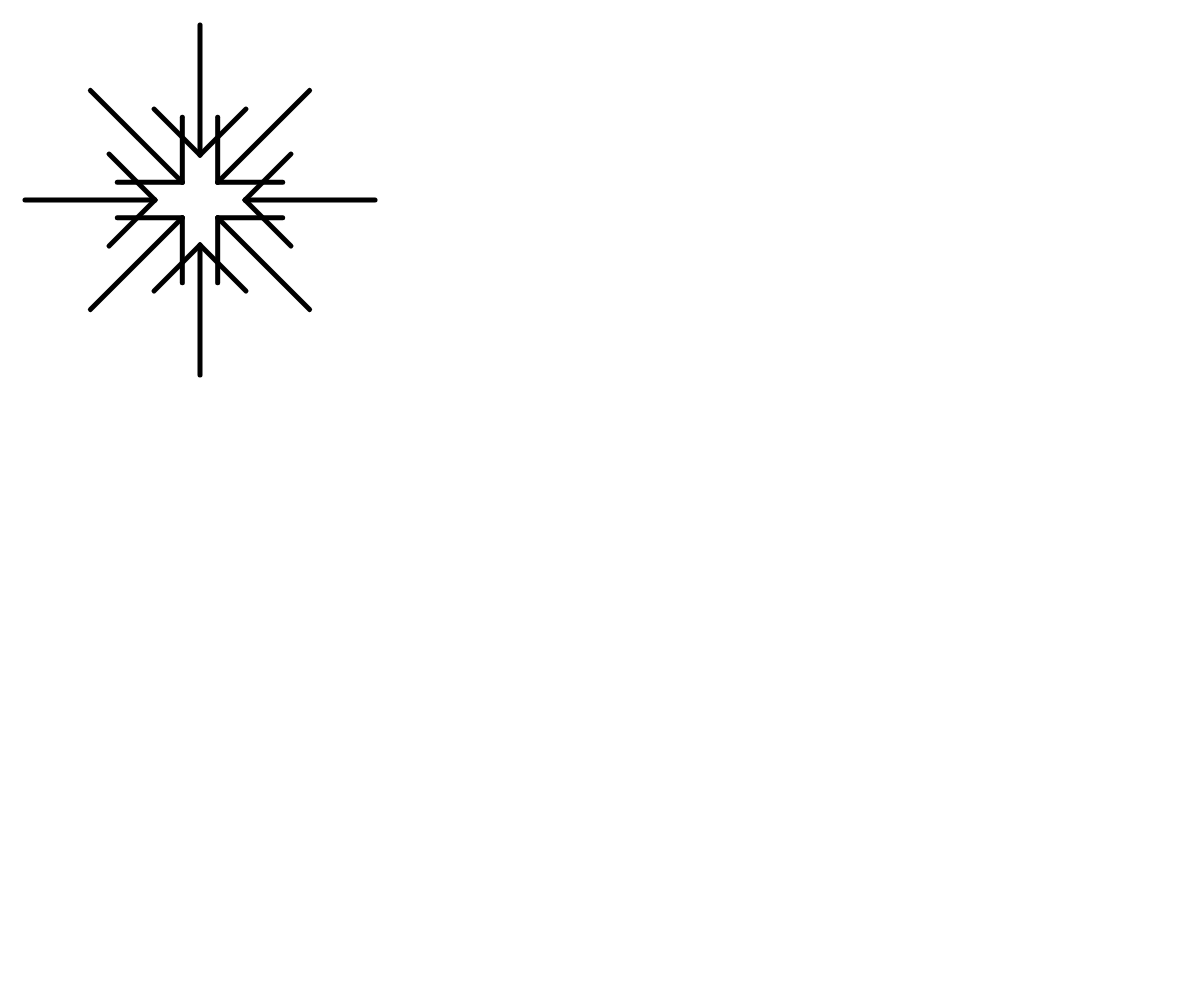
Frame 1 (no input)
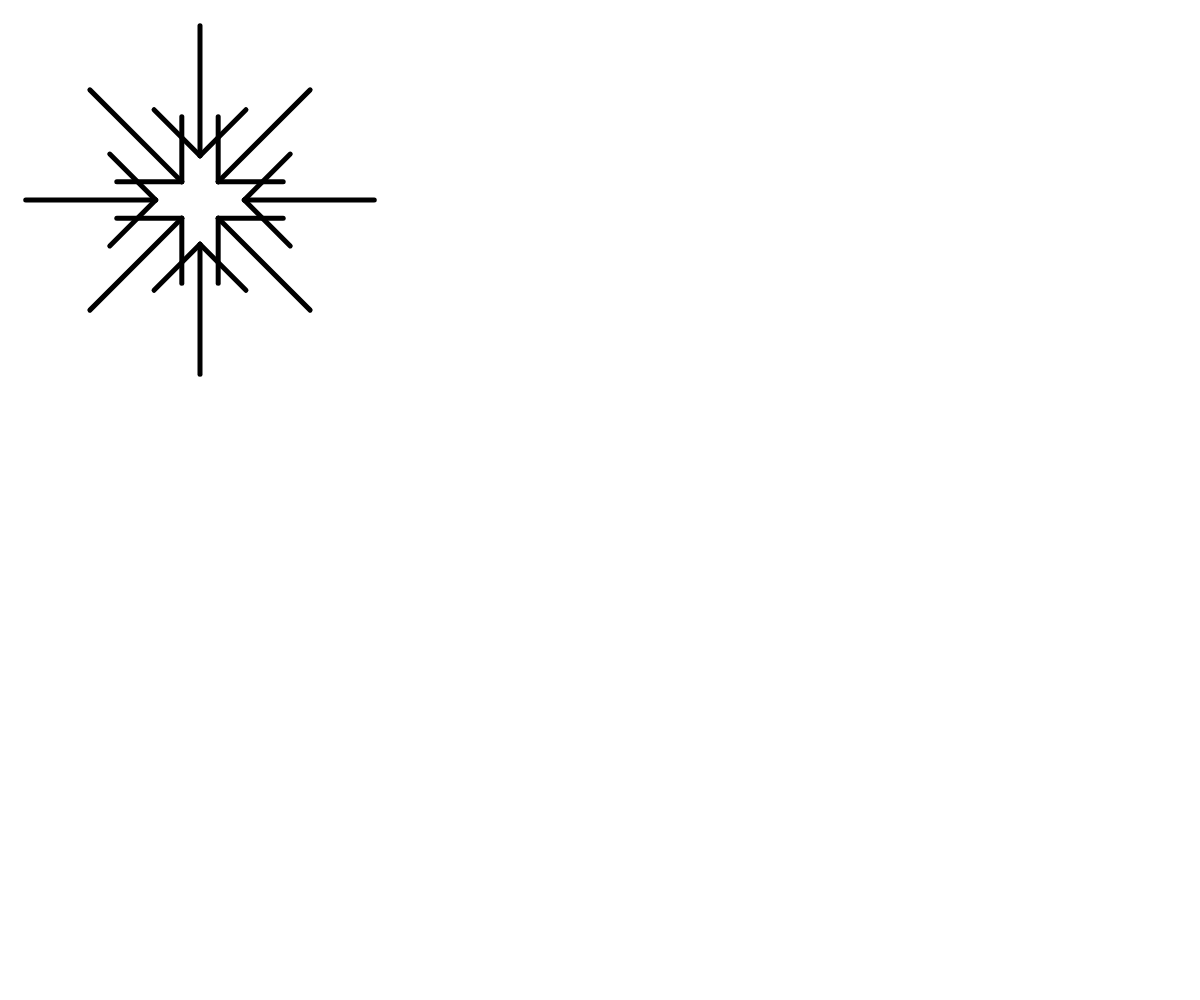
Frame 60 (no input)
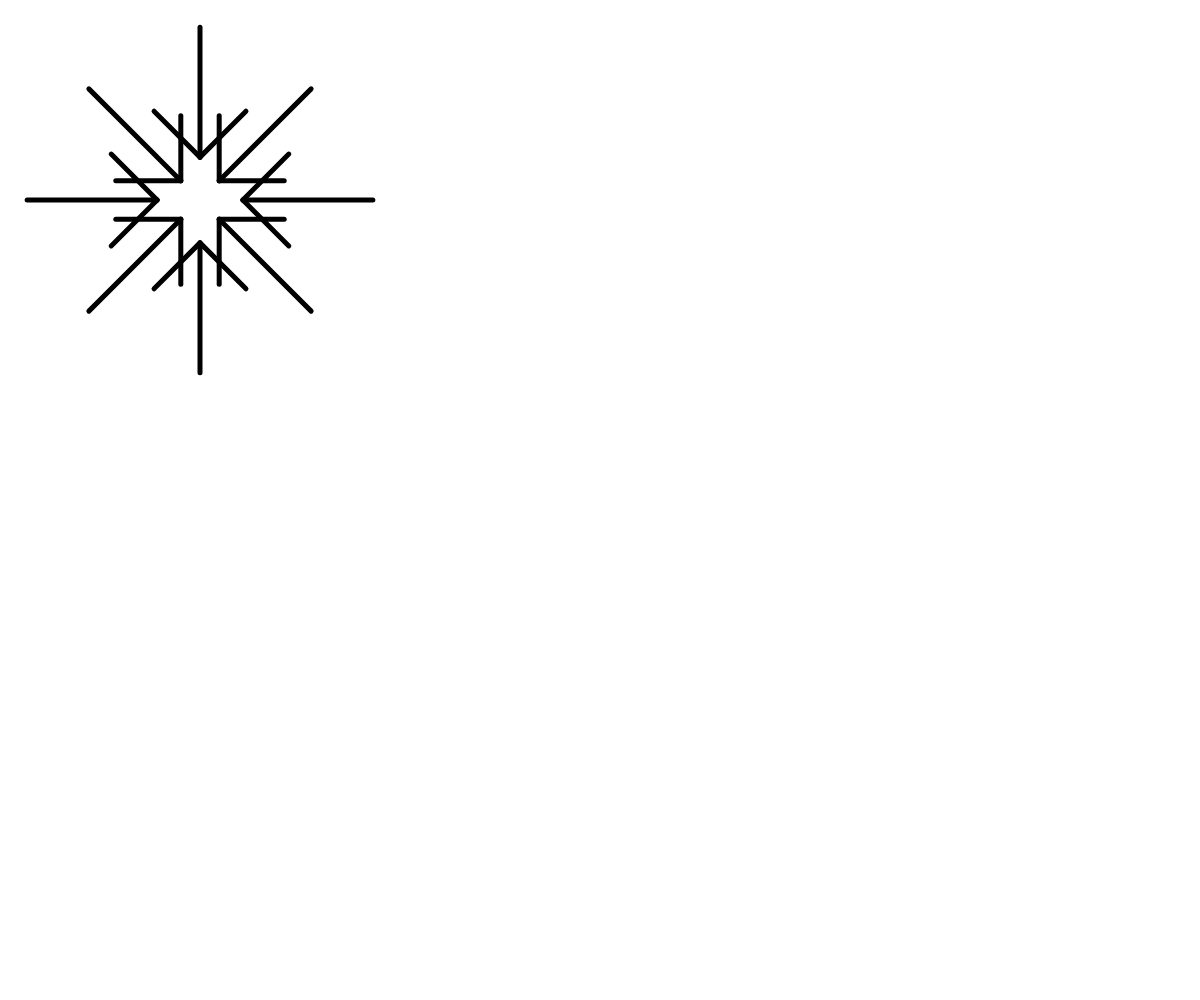
Frame 120 (the mouse pressed at the canvas centre since frame 60)

The p5.js sketch that drew these frames (run headless with seeded random() and noise() and a simulated clock; from frame 60 on, the mouse is pressed at the canvas centre):

// p5.js sketch
// ── sketch.js
var cX = 200;
var cY = 200;

var r0 = 10; // inner
var r1 = 35;
var r2 = 130; // arrow size
var r3 = 65; // wing size

function setup() {
	createCanvas(windowWidth, windowHeight);
    strokeWeight(5);
    noFill();
    frameRate(24);
}

function drawArrow(theta, ratio) {
    inner = r1 + (ratio * r0);
    outer = inner + r2; 
    x0 = inner * cos(theta);
    y0 = inner * sin(theta);
    x1 = outer * cos(theta);
    y1 = outer * sin(theta);
    line(x0, y0, x1, y1);
    push();
    translate(x0, y0);
    theta1 = theta + PI/4;
    theta2 = theta - PI/4;
    x1 = r3 * cos(theta1); 
    y1 = r3 * sin(theta1); 
    line(0, 0, x1, y1);
    x2 = r3 * cos(theta2); 
    y2 = r3 * sin(theta2); 
    line(0, 0, x2, y2);
    pop();
}

var t = 0.0;

function draw() {
    background(0xfff);
    translate(cX, cY);
    for(var i = 0; i < 8; i++) {
        if( i % 2 == 0 ) {
            drawArrow(i * TAU / 8, cos(t));
        } else {
            drawArrow(i * TAU / 8, sin((t - PI/2) % TAU));
        }
    }
    t += 0.1;
}
